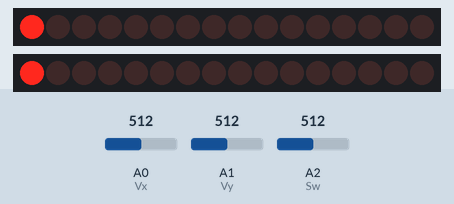
Simulated run of this sketch. Board: Arduino Uno, built with avr-gcc and run on an emulated ATmega328P. Parts: 2 × 16 shift-register outputs drawn as a row of LEDs (first output left, lit = HIGH). Wiring (inferred from the names in the program): 2 × 2 × shift register (74HC595): data pin 7, shift clock pin 5, latch pin 6 / data pin 4, shift clock pin 13, latch pin 3. Wiring (inferred from the signals the program sends): 2 × row of LEDs: on Q0, Q1, Q2, Q3, Q4, Q5, Q6, Q7, Q8, Q9, Q10, Q11, Q12, Q13, Q14, Q15 / on Q0, Q1, Q2, Q3, Q4, Q5, Q6, Q7, Q8, Q9, Q10, Q11, Q12, Q13, Q14, Q15. Inputs (shaded band) come from the test bench; at power-on: A0 (Vx) = 512, A1 (Vy) = 512, A2 (Sw) = 512.

Above: at 1.05 s.
At 4.06 s:
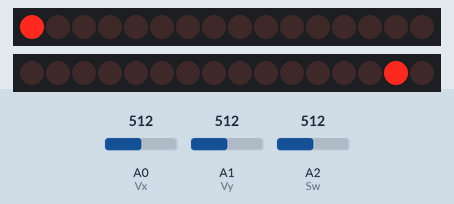
At 7.37 s:
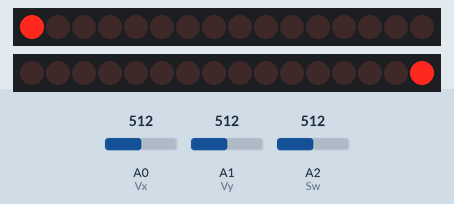
At 14.0 s:
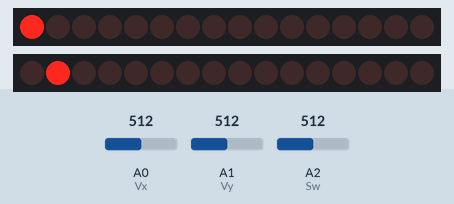
At 26.8 s:
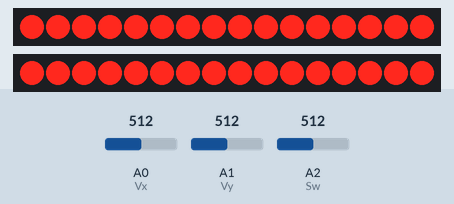
At 39.93 s:
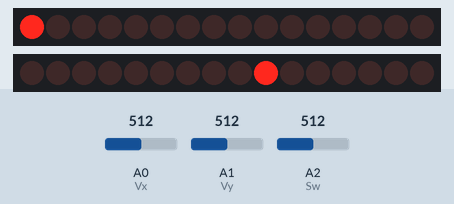
Timing chart, 0 to 40.0 s (numbered marks = the images above):
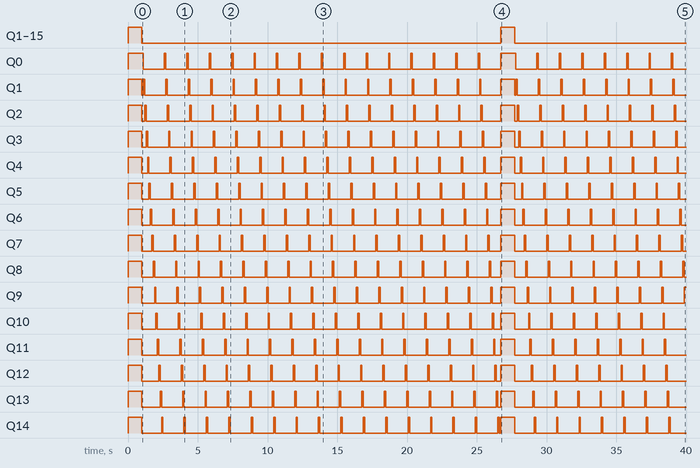

The sketch:

LED_Matrix_Library.ino
```cpp
//Pin connections to the arduino microcontroller
#define SH_CP_1 5   //COLUMN 1-16
#define DS_1 7
#define ST_CP_1 6

#define SH_CP_2 13   //ROW 1-16
#define DS_2 4
#define ST_CP_2 3

#define Vx A0       //Joystick
#define Vy A1
#define Sw A2

int arrColumn[8] = {B10000000, B01000000, B00100000, B00010000, B00001000, B00000100, B00000010, B00000001};
int arrRow[8] = {B01111111, B10111111, B11011111, B11101111, B11110111, B11111011, B11111101, B11111110};
//int alphabet = {193, 190, 162, 166, 177}  //  @ 0

void LED_On(int ST_CP, int DS, int SH_CP, int value1, int value2) {
  digitalWrite(ST_CP, LOW);
  shiftOut(DS, SH_CP, LSBFIRST, value2);
  shiftOut(DS, SH_CP, LSBFIRST, value1);
  digitalWrite(ST_CP, HIGH);
}

void LED_Off(bool value) {
  //if true turns off all the LED by reversing the polarity
  //i.e. giving HIGH on negative side and LOW on positive side
  //can be used to turn off the LED Matrix

  if (value) {
    LED_On(ST_CP_1, DS_1, SH_CP_1, B00000000, B00000000);
    LED_On(ST_CP_2, DS_2, SH_CP_2, B00000000, B00000000);
  }
}

void LED_Begin() {
  //turns on all the leds to check if all
  //the LEDs are working fine, then turns off

  LED_On(ST_CP_1, DS_1, SH_CP_1, B11111111, B11111111);
  LED_On(ST_CP_2, DS_2, SH_CP_2, B00000000, B00000000);
  delay(1000);
  LED_Off(true);
}

void LED_XY(int x, int y) {
  //turns on the led given the location of the led
  //location given as (row, column) location starting from 1

  x = x - 1; //since numbering in array starts from 0,
  y = y - 1; //and we give values starting from 1

  //conditions for row, turns on the given row
  if (x < 8)
    LED_On(ST_CP_2, DS_2, SH_CP_2, arrRow[x], 255);
  else
    LED_On(ST_CP_2, DS_2, SH_CP_2, 255, arrRow[x-8]);

  //conditions for column, turns on the given column
  if (y < 8)
    LED_On(ST_CP_1, DS_1, SH_CP_1, arrColumn[y], 0);
  else
    LED_On(ST_CP_1, DS_1, SH_CP_1, 0, arrColumn[y-8]);
}

void setup() {
  pinMode(SH_CP_1, OUTPUT);
  pinMode(ST_CP_1, OUTPUT);
  pinMode(DS_1, OUTPUT);

  pinMode(SH_CP_2, OUTPUT);
  pinMode(ST_CP_2, OUTPUT);
  pinMode(DS_2, OUTPUT);

  pinMode(Vx, INPUT);
  pinMode(Vy, INPUT);
  pinMode(Sw, INPUT);

  LED_Begin();
}

void loop() {
  int x, y, s;
  x = analogRead(Vx);
  y = analogRead(Vy);
  s = analogRead(Sw);

  for (int i = 1; i < 17; i++) {
    for (int j = 1; j < 17; j++) {
      LED_XY(j, 1);
      delay(100);
    }
  }

  LED_On(ST_CP_1, DS_1, SH_CP_1, 255, 255);
  LED_On(ST_CP_2, DS_2, SH_CP_2, 0, 0);
  delay(1000);
  LED_Off(true);
}
```

Measured:
- by itself, Q1–15: HIGH → LOW at 1.0 s, → HIGH 25.7 s later, → LOW 1.0 s later
- by itself, Q0, Q15: goes 15 × (LOW 1.5 s, HIGH 0.10 s), LOW 1.5 s, HIGH 1.1 s, 7 × (LOW 1.5 s, HIGH 0.10 s), then LOW
- by itself, Q1: goes LOW 0.10 s, 16 × (HIGH 0.10 s, LOW 1.5 s), HIGH 1.0 s, LOW 0.10 s, 7 × (HIGH 0.10 s, LOW 1.5 s), HIGH 0.10 s, then LOW
- by itself, Q2: HIGH → LOW at 1.0 s, → HIGH 0.20 s later, → LOW 0.10 s later, → HIGH 1.5 s later, … (51 changes in this stretch)
- by itself, Q3: HIGH → LOW at 1.0 s, → HIGH 0.30 s later, → LOW 0.10 s later, → HIGH 1.5 s later, … (51 changes in this stretch)
- by itself, Q4: HIGH → LOW at 1.0 s, → HIGH 0.40 s later, → LOW 0.10 s later, → HIGH 1.5 s later, … (51 changes in this stretch)
- by itself, Q5: HIGH → LOW at 1.0 s, → HIGH 0.50 s later, → LOW 0.10 s later, → HIGH 1.5 s later, … (51 changes in this stretch)
- by itself, Q6: HIGH → LOW at 1.0 s, → HIGH 0.60 s later, → LOW 0.10 s later, → HIGH 1.5 s later, … (51 changes in this stretch)
